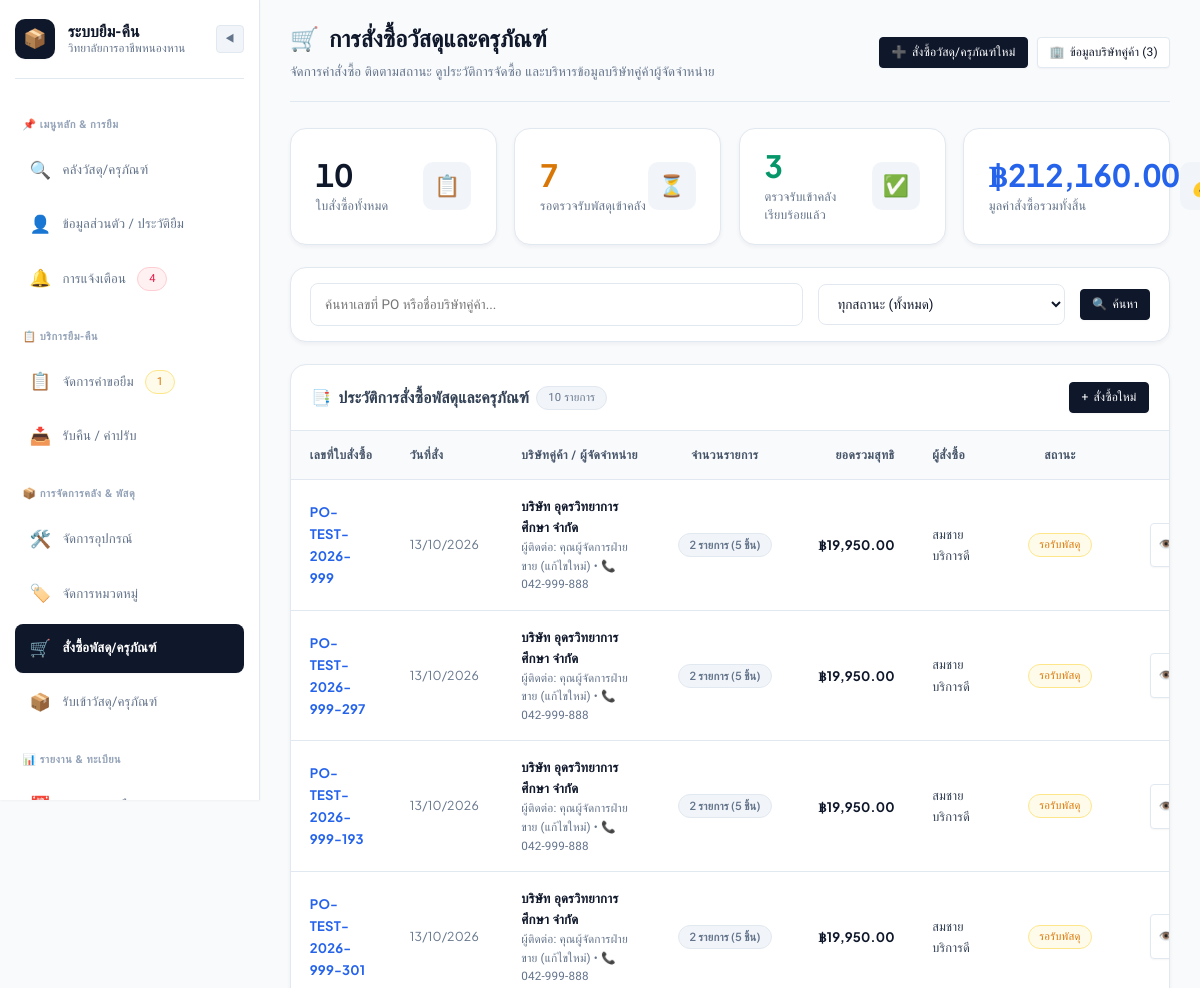
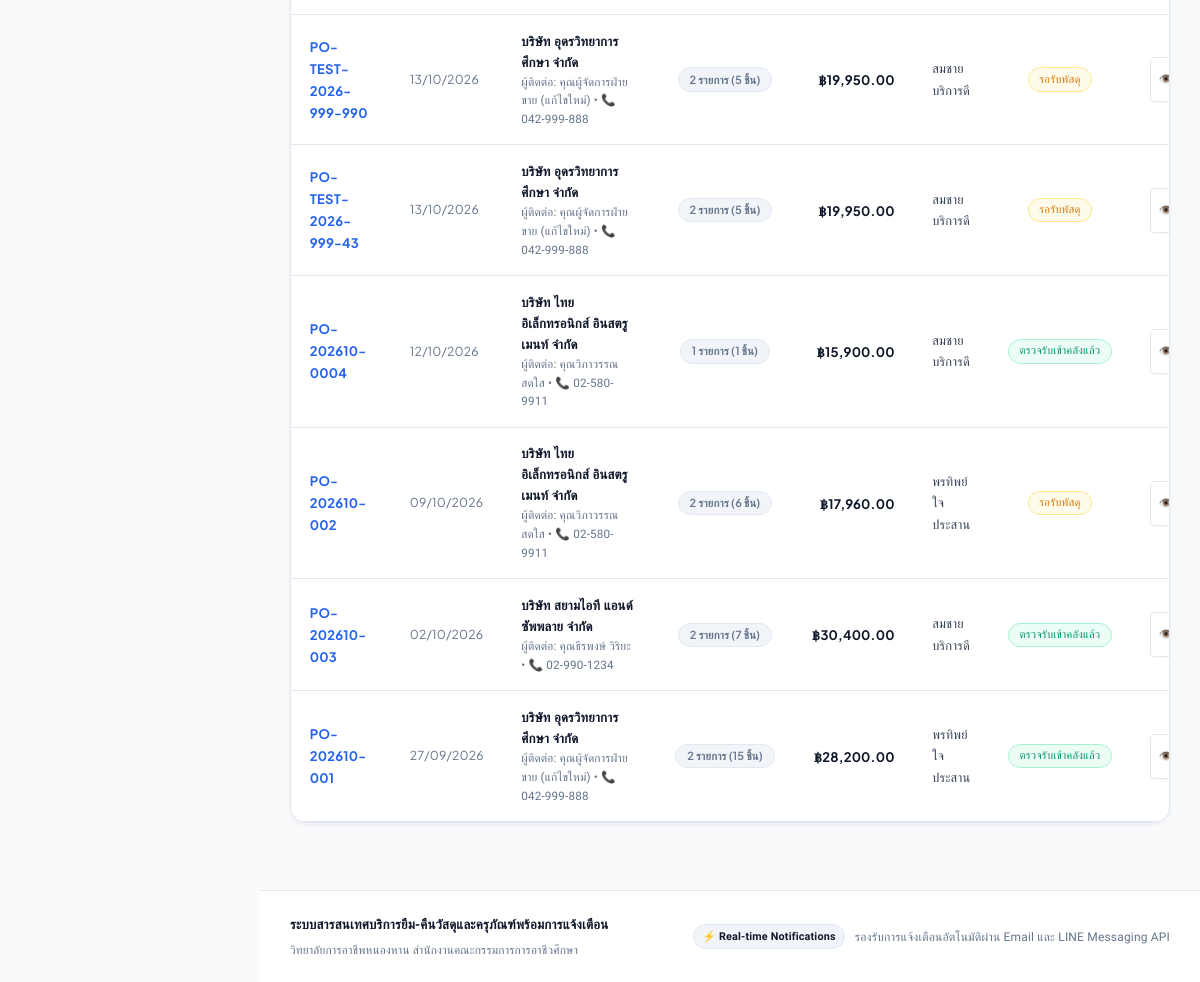
/admin/purchases (signed in), run on the app's committed database (2 pictures, top to bottom).
### models.py (models this page shows, shortened)
class PurchaseOrder(db.Model):
    __tablename__ = 'purchase_orders'
    po_id = db.Column(db.Integer, primary_key=True, autoincrement=True)
    po_number = db.Column(db.String(50), unique=True, nullable=False)
    supplier_id = db.Column(db.Integer, db.ForeignKey('suppliers.supplier_id'), nullable=False)
    order_date = db.Column(db.DateTime, default=datetime.utcnow)
    expected_delivery_date = db.Column(db.DateTime, nullable=True)
    total_amount = db.Column(db.Float, default=0.0)
    status = db.Column(db.String(20), default='pending')  # 'pending', 'received', 'cancelled'
    note = db.Column(db.Text, nullable=True)
    created_by = db.Column(db.Integer, db.ForeignKey('users.user_id'), nullable=False)
    creator = db.relationship('User', foreign_keys=[created_by], backref='created_pos')
    items = db.relationship('PurchaseOrderItem', backref='purchase_order', lazy=True, cascade='all, delete-orphan')
    @property
    def status_display(self):
        mapping = {
            'pending': 'รอรับพัสดุ',
            'received': 'ตรวจรับเข้าคลังแล้ว',
            'cancelled': 'ยกเลิกคำสั่งซื้อ'
        }
        return mapping.get(self.status, self.status)
    @property
    def status_badge_class(self):
        mapping = {
            'pending': 'badge-warning',
            'received': 'badge-success',
            'cancelled': 'badge-danger'
        }
        return mapping.get(self.status, 'badge-secondary')
    @property
    def items_count(self):
        return sum(item.quantity for item in self.items)

class Supplier(db.Model):
    __tablename__ = 'suppliers'
    supplier_id = db.Column(db.Integer, primary_key=True, autoincrement=True)
    company_name = db.Column(db.String(150), nullable=False)
    contact_name = db.Column(db.String(100), nullable=True)
    phone = db.Column(db.String(20), nullable=True)
    address = db.Column(db.String(255), nullable=True)
    email = db.Column(db.String(100), nullable=True)
    tax_id = db.Column(db.String(50), nullable=True)
    created_at = db.Column(db.DateTime, default=datetime.utcnow)
    purchase_orders = db.relationship('PurchaseOrder', backref='supplier', lazy=True)
    products = db.relationship('SupplierProduct', backref='supplier', lazy=True, cascade='all, delete-orphan')

class PurchaseOrderItem(db.Model):
    __tablename__ = 'purchase_order_items'
    item_id = db.Column(db.Integer, primary_key=True, autoincrement=True)
    po_id = db.Column(db.Integer, db.ForeignKey('purchase_orders.po_id'), nullable=False)
    equipment_id = db.Column(db.Integer, db.ForeignKey('equipment.equipment_id'), nullable=True)
    item_name = db.Column(db.String(150), nullable=False)
    item_code = db.Column(db.String(50), nullable=True)
    quantity = db.Column(db.Integer, default=1, nullable=False)
    unit = db.Column(db.String(30), default='ชิ้น')
    unit_price = db.Column(db.Float, default=0.0, nullable=False)
    total_price = db.Column(db.Float, default=0.0, nullable=False)
    notes = db.Column(db.String(255), nullable=True)
    equipment = db.relationship('Equipment', backref='po_items')

class User(db.Model):
    __tablename__ = 'users'
    user_id = db.Column(db.Integer, primary_key=True, autoincrement=True)
    student_or_citizen_id = db.Column(db.String(20), nullable=False)
    first_name = db.Column(db.String(100), nullable=False)
    last_name = db.Column(db.String(100), nullable=False)
    email = db.Column(db.String(100), unique=True, nullable=False)
    password_hash = db.Column(db.String(255), nullable=False)
    phone_number = db.Column(db.String(20), nullable=True)
    role = db.Column(db.String(20), default='student', nullable=False)  # 'student', 'teacher', 'staff', 'admin'
    line_user_id = db.Column(db.String(100), nullable=True)
    department = db.Column(db.String(100), nullable=True, default='แผนกวิชาช่างอิเล็กทรอนิกส์')
    created_at = db.Column(db.DateTime, default=datetime.utcnow)
    borrow_requests = db.relationship('BorrowRequest', foreign_keys='BorrowRequest.user_id', backref='user', lazy=True)
    borrowings = db.relationship('Borrowing', foreign_keys='Borrowing.user_id', backref='user', lazy=True)
    notifications = db.relationship('Notification', backref='user', lazy=True, order_by='Notification.created_at.desc()')
    @property
    def full_name(self):
        return f"{self.first_name} {self.last_name}"
    @property
    def role_display(self):
        roles = {
            'student': 'นักเรียน/นักศึกษา',
            'teacher': 'อาจารย์/ครูผู้สอน',
            'staff': 'เจ้าหน้าที่พัสดุ',
            'admin': 'ผู้ดูแลระบบ'
        }
        return roles.get(self.role, self.role)
    @property
    def role_badge_class(self):
        badges = {
            'student': 'badge-info',
            'teacher': 'badge-primary',
            'staff': 'badge-warning',
            'admin': 'badge-danger'
        }
        return badges.get(self.role, 'badge-secondary')

### app.py (the view)
    @app.route('/admin/purchases')
    @roles_required('admin', 'staff')
    def purchase_orders_list():
        status_filter = request.args.get('status', 'all')
        search_query = request.args.get('q', '').strip()
        query = PurchaseOrder.query
        if status_filter != 'all':
            query = query.filter_by(status=status_filter)
        if search_query:
            query = query.join(Supplier).filter(
                (PurchaseOrder.po_number.ilike(f'%{search_query}%')) |
                (Supplier.company_name.ilike(f'%{search_query}%'))
            )
        orders = query.order_by(PurchaseOrder.order_date.desc()).all()
        total_orders_count = PurchaseOrder.query.count()
        pending_count = PurchaseOrder.query.filter_by(status='pending').count()
        received_count = PurchaseOrder.query.filter_by(status='received').count()
        total_spend = db.session.query(db.func.sum(PurchaseOrder.total_amount)).scalar() or 0.0
        suppliers_count = Supplier.query.count()
        return render_template(
            'admin/purchases.html',
            orders=orders,
            status_filter=status_filter,
            search_query=search_query,
            total_orders_count=total_orders_count,
            pending_count=pending_count,
            received_count=received_count,
            total_spend=total_spend,
            suppliers_count=suppliers_count
        )

### templates/admin/purchases.html (shortened to what this page needs)
{% extends "base.html" %}
{% block content %}
<div class="page-header">
    <div>
        <h1 class="page-title">
            <span>🛒</span> การสั่งซื้อวัสดุและครุภัณฑ์
        </h1>
        <p class="page-subtitle">จัดการคำสั่งซื้อ ติดตามสถานะ ดูประวัติการจัดซื้อ และบริหารข้อมูลบริษัทคู่ค้าผู้จัดจำหน่าย</p>
    </div>
    <div style="display: flex; gap: 0.65rem; align-items: center; flex-wrap: wrap;">
        <a href="{{ url_for('purchase_order_new') }}" class="btn btn-primary btn-sm">
            <span>➕</span> สั่งซื้อวัสดุ/ครุภัณฑ์ใหม่
        </a>
        <a href="{{ url_for('suppliers_list') }}" class="btn btn-secondary btn-sm">
            <span>🏢</span> ข้อมูลบริษัทคู่ค้า ({{ suppliers_count }})
        </a>
    </div>
</div>
<div class="stat-grid" style="margin-bottom: 1.5rem;">
    <div class="stat-card">
        <div>
            <div class="stat-value">{{ total_orders_count }}</div>
            <div class="stat-label">ใบสั่งซื้อทั้งหมด</div>
        </div>
        <div class="stat-icon" style="color: var(--primary);">📋</div>
    </div>
    <div class="stat-card">
        <div>
            <div class="stat-value" style="color: var(--warning);">{{ pending_count }}</div>
            <div class="stat-label">รอตรวจรับพัสดุเข้าคลัง</div>
        </div>
        <div class="stat-icon" style="color: var(--warning);">⏳</div>
    </div>
    <div class="stat-card">
        <div>
            <div class="stat-value" style="color: var(--success);">{{ received_count }}</div>
            <div class="stat-label">ตรวจรับเข้าคลังเรียบร้อยแล้ว</div>
        </div>
        <div class="stat-icon" style="color: var(--success);">✅</div>
    </div>
    <div class="stat-card">
        <div>
            <div class="stat-value" style="color: var(--accent-blue);">฿{{ "{:,.2f}".format(total_spend) }}</div>
            <div class="stat-label">มูลค่าสั่งซื้อรวมทั้งสิ้น</div>
        </div>
        <div class="stat-icon" style="color: var(--accent-blue);">💰</div>
    </div>
</div>
<div class="card" style="margin-bottom: 1.5rem;">
    <div class="card-body" style="padding: 1rem 1.25rem;">
        <form method="GET" action="{{ url_for('purchase_orders_list') }}" style="display: flex; gap: 1rem; flex-wrap: wrap; align-items: center;">
            <div style="flex: 2; min-width: 240px;">
                <input type="text" name="q" value="{{ search_query }}" class="form-control" placeholder="ค้นหาเลขที่ PO หรือชื่อบริษัทคู่ค้า...">
            </div>
            <div style="flex: 1; min-width: 180px;">
                <select name="status" class="form-control" onchange="this.form.submit()">
                    <option value="all" {% if status_filter == 'all' %}selected{% endif %}>ทุกสถานะ (ทั้งหมด)</option>
                </select>
            </div>
            <button type="submit" class="btn btn-primary btn-sm">
                <span>🔍</span> ค้นหา
            </button>
        </form>
    </div>
</div>
<div class="card">
    <div class="card-header" style="display: flex; justify-content: space-between; align-items: center; padding: 1.15rem 1.35rem;">
        <div style="font-weight: 700; font-family: var(--font-heading); font-size: 1.05rem; display: flex; align-items: center; gap: 0.5rem;">
            <span>📑</span> ประวัติการสั่งซื้อพัสดุและครุภัณฑ์
            <span class="badge badge-secondary" style="font-size: 0.75rem;">{{ orders|length }} รายการ</span>
        </div>
        <div>
            <a href="{{ url_for('purchase_order_new') }}" class="btn btn-primary btn-sm">
                <span>+</span> สั่งซื้อใหม่
            </a>
        </div>
    </div>
    <div class="card-body" style="padding: 0;">
        {% if orders %}
            <div class="table-responsive">
                <table class="table">
                    <thead>
                        <tr>
                            <th style="width: 140px;">เลขที่ใบสั่งซื้อ</th>
                            <th style="width: 110px;">วันที่สั่ง</th>
                            <th>บริษัทคู่ค้า / ผู้จัดจำหน่าย</th>
                            <th style="width: 120px; text-align: center;">จำนวนรายการ</th>
                            <th style="text-align: right; width: 130px;">ยอดรวมสุทธิ</th>
                            <th style="width: 130px;">ผู้สั่งซื้อ</th>
                            <th style="width: 130px; text-align: center;">สถานะ</th>
                            <th style="width: 160px; text-align: center;">การจัดการ</th>
                        </tr>
                    </thead>
                    <tbody>
                        {% for po in orders %}
                            <tr>
                                <td>
                                    <a href="{{ url_for('purchase_order_detail', po_id=po.po_id) }}" style="font-family: var(--font-numeric); font-weight: 700; text-decoration: none; color: var(--accent-blue);">
                                        {{ po.po_number }}
                                    </a>
                                </td>
                                <td style="font-size: 0.82rem; color: var(--text-muted); font-family: var(--font-numeric);">
                                    {{ po.order_date.strftime('%d/%m/%Y') }}
                                </td>
                                <td>
                                    <div style="font-weight: 600; color: var(--text-main);">
                                        {{ po.supplier.company_name }}
                                    </div>
                                    <div style="font-size: 0.78rem; color: var(--text-muted);">
                                        {% if po.supplier.contact_name %}ผู้ติดต่อ: {{ po.supplier.contact_name }}{% endif %}
                                        {% if po.supplier.phone %} • 📞 {{ po.supplier.phone }}{% endif %}
                                    </div>
                                </td>
                                <td style="text-align: center;">
                                    <span class="badge badge-secondary" style="font-family: var(--font-numeric); font-weight: 600;">
                                        {{ po.items|length }} รายการ ({{ po.items_count }} ชิ้น)
                                    </span>
                                </td>
                                <td style="text-align: right; font-family: var(--font-numeric); font-weight: 700; color: var(--text-main);">
                                    ฿{{ "{:,.2f}".format(po.total_amount) }}
                                </td>
                                <td>
                                    <span style="font-size: 0.85rem;">{{ po.creator.full_name }}</span>
                                </td>
                                <td style="text-align: center;">
                                    <span class="badge {{ po.status_badge_class }}">
                                        {{ po.status_display }}
                                    </span>
                                </td>
                                <td style="text-align: center;">
                                    <div style="display: flex; gap: 0.4rem; justify-content: center;">
                                        <a href="{{ url_for('purchase_order_detail', po_id=po.po_id) }}" class="btn btn-secondary btn-sm" title="ดูรายละเอียดใบสั่งซื้อ" style="padding: 0.3rem 0.55rem; font-size: 0.78rem;">
                                            <span>👁️</span> ดูข้อมูล
                                        </a>
                                    </div>
                                </td>
                            </tr>
                        {% endfor %}
                    </tbody>
                </table>
            </div>
        {% endif %}
    </div>
</div>
{% endblock %}

### data on the page
PurchaseOrder: po_number "PO-TEST-2026-999", order_date "13/10/2026", supplier.company_name "บริษัท อุดรวิทยาการศึกษา จำกัด", supplier.contact_name "คุณผู้จัดการฝ่ายขาย (แก้ไขใหม่)", supplier.phone "042-999-888", items|length "2", items_count "5", total_amount "19,950.00", creator.full_name "สมชาย บริการดี", status_display "รอรับพัสดุ"
PurchaseOrder: po_number "PO-TEST-2026-999-297", order_date "13/10/2026", supplier.company_name "บริษัท อุดรวิทยาการศึกษา จำกัด", supplier.contact_name "คุณผู้จัดการฝ่ายขาย (แก้ไขใหม่)", supplier.phone "042-999-888", items|length "2", items_count "5", total_amount "19,950.00", creator.full_name "สมชาย บริการดี", status_display "รอรับพัสดุ"
PurchaseOrder: po_number "PO-TEST-2026-999-193", order_date "13/10/2026", supplier.company_name "บริษัท อุดรวิทยาการศึกษา จำกัด", supplier.contact_name "คุณผู้จัดการฝ่ายขาย (แก้ไขใหม่)", supplier.phone "042-999-888", items|length "2", items_count "5", total_amount "19,950.00", creator.full_name "สมชาย บริการดี", status_display "รอรับพัสดุ"
PurchaseOrder: po_number "PO-TEST-2026-999-301", order_date "13/10/2026", supplier.company_name "บริษัท อุดรวิทยาการศึกษา จำกัด", supplier.contact_name "คุณผู้จัดการฝ่ายขาย (แก้ไขใหม่)", supplier.phone "042-999-888", items|length "2", items_count "5", total_amount "19,950.00", creator.full_name "สมชาย บริการดี", status_display "รอรับพัสดุ"
PurchaseOrder: po_number "PO-TEST-2026-999-990", order_date "13/10/2026", supplier.company_name "บริษัท อุดรวิทยาการศึกษา จำกัด", supplier.contact_name "คุณผู้จัดการฝ่ายขาย (แก้ไขใหม่)", supplier.phone "042-999-888", items|length "2", items_count "5", total_amount "19,950.00", creator.full_name "สมชาย บริการดี", status_display "รอรับพัสดุ"
PurchaseOrder: po_number "PO-TEST-2026-999-43", order_date "13/10/2026", supplier.company_name "บริษัท อุดรวิทยาการศึกษา จำกัด", supplier.contact_name "คุณผู้จัดการฝ่ายขาย (แก้ไขใหม่)", supplier.phone "042-999-888", items|length "2", items_count "5", total_amount "19,950.00", creator.full_name "สมชาย บริการดี", status_display "รอรับพัสดุ"
PurchaseOrder: po_number "PO-202610-0004", order_date "12/10/2026", supplier.company_name "บริษัท ไทยอิเล็กทรอนิกส์ อินสตรูเมนท์ จำกัด", supplier.contact_name "คุณวิภาวรรณ สดใส", supplier.phone "02-580-9911", items|length "1", items_count "1", total_amount "15,900.00", creator.full_name "สมชาย บริการดี", status_display "ตรวจรับเข้าคลังแล้ว"
PurchaseOrder: po_number "PO-202610-002", order_date "09/10/2026", supplier.company_name "บริษัท ไทยอิเล็กทรอนิกส์ อินสตรูเมนท์ จำกัด", supplier.contact_name "คุณวิภาวรรณ สดใส", supplier.phone "02-580-9911", items|length "2", items_count "6", total_amount "17,960.00", creator.full_name "พรทิพย์ ใจประสาน", status_display "รอรับพัสดุ"
PurchaseOrder: po_number "PO-202610-003", order_date "02/10/2026", supplier.company_name "บริษัท สยามไอที แอนด์ ซัพพลาย จำกัด", supplier.contact_name "คุณธีรพงษ์ วิริยะ", supplier.phone "02-990-1234", items|length "2", items_count "7", total_amount "30,400.00", creator.full_name "สมชาย บริการดี", status_display "ตรวจรับเข้าคลังแล้ว"
PurchaseOrder: po_number "PO-202610-001", order_date "27/09/2026", supplier.company_name "บริษัท อุดรวิทยาการศึกษา จำกัด", supplier.contact_name "คุณผู้จัดการฝ่ายขาย (แก้ไขใหม่)", supplier.phone "042-999-888", items|length "2", items_count "15", total_amount "28,200.00", creator.full_name "พรทิพย์ ใจประสาน", status_display "ตรวจรับเข้าคลังแล้ว"

### other printed values
{{ unread_count }} "4"
{{ pending_requests_count }} "1"
{{ suppliers_count }} "3"
{{ total_orders_count }} "10"
{{ pending_count }} "7"
{{ received_count }} "3"
{{ "{:,.2f}".format(total_spend) }} "212,160.00"
{{ orders|length }} "10"
